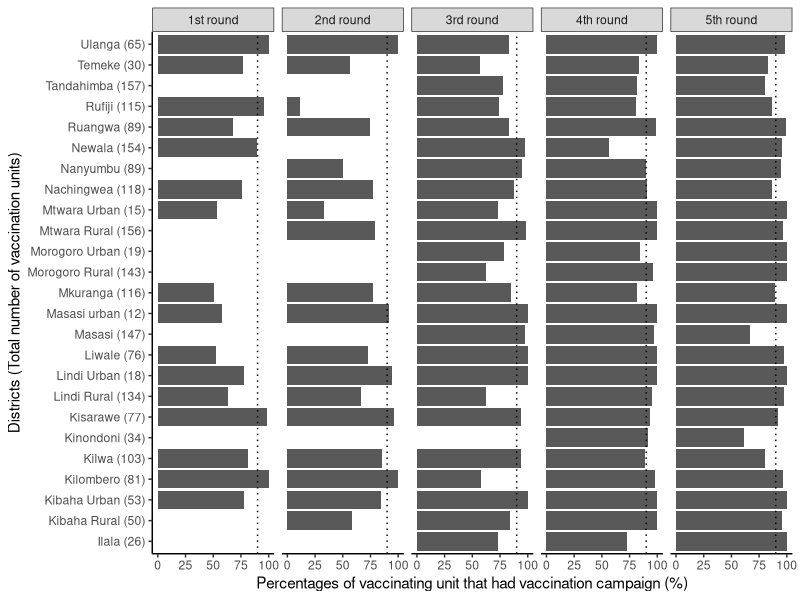

Source code (R): (Note: this script raises an error after producing the figure.)
# Completeness
rm(list=ls(all=TRUE))
require(ggplot2)
dat=read.csv("data/CompletenessVillage1.csv")
dim(dat)
str(dat)
table(dat$Percentage)
table(dat$Phases)
n=length(unique(dat$District))

dat$District2 = paste(dat$District,' (',dat$Vill,')',sep='')


ggplot() + 
  aes(x=District2,order=Phases ) + 
  geom_bar(data=dat, aes(y=Percentage), position="stack", stat="identity") + 
  facet_grid(. ~Phases, space="free") + 
 # geom_hline(yintercept=100,linetype="dashed")+
  geom_hline(yintercept=90,linetype="dotted")+
  coord_flip()+
  theme_bw() + theme(panel.border = element_blank(), panel.grid.major = element_blank(),
                     panel.grid.minor = element_blank(), axis.line = element_line(colour = "black"))+
  xlab("Districts (Total number of vaccination units)")+
  ylab("Percentages of vaccinating unit that had vaccination campaign (%)")
  #ggsave("figs/Completeness25Feb.png", width = 24, height = 10,dpi=300, 
       #  units = "cm"); dev.off()

#####################
###Round 1
round190 <- dat[which(dat$Phases == "1st round"& dat$Percentage > 90), ];round190
4/n*100
round1100 <- dat[which(dat$Phases == "1st round"& dat$Percentage >= 100), ];round1100
1/n*100

round1 <- dat[which(dat$Phases == "1st round"), ]
medianrd1=median(round1$Percentage);medianrd1
rangerd1=range(round1$Percentage);rangerd1
#####Round 2
round290 <- dat[which(dat$Phases == "2nd round"& dat$Percentage > 90), ];round290
5/n*100
round2100 <- dat[which(dat$Phases == "2nd round"& dat$Percentage >= 100), ];round2100
1/n*100

round2 <- dat[which(dat$Phases == "2nd round"), ]
medianrd2=median(round2$Percentage);medianrd2
rangerd2=range(round2$Percentage);rangerd2

#####Round 3
round390 <- dat[which(dat$Phases == "3rd round"& dat$Percentage > 90), ];round390
10/n*100
round3100 <- dat[which(dat$Phases == "3rd round"& dat$Percentage >= 100), ];round3100
2/n*100

round3 <- dat[which(dat$Phases == "3rd round"), ]
medianrd3=median(round3$Percentage);medianrd3
rangerd3=range(round3$Percentage);rangerd3

#####Round 4
round490 <- dat[which(dat$Phases == "4th round"& dat$Percentage > 90), ];round490
15/n*100
round4100 <- dat[which(dat$Phases == "4th round"& dat$Percentage >= 100), ];round4100
5/n*100

round4 <- dat[which(dat$Phases == "4th round"), ]
medianrd4=median(round4$Percentage);medianrd4
rangerd4=range(round4$Percentage);rangerd4


#####Round 5
round590 <- dat[which(dat$Phases == "5th round"& dat$Percentage > 90), ];round590
17/n*100
round4100 <- dat[which(dat$Phases == "5th round"& dat$Percentage >= 100), ];round4100
6/n*100

round5 <- dat[which(dat$Phases == "5th round"), ]
medianrd5=median(round5$Percentage);medianrd5
rangerd5=range(round5$Percentage);rangerd5


####ALTENATIVE
dat %>% 
  filter(Phases == "5th round" & Percentage >= 100)# 1
6/28*100

dat %>% 
  filter(Phases == "5th round" & Percentage  > 90)# 4
17/28*100
